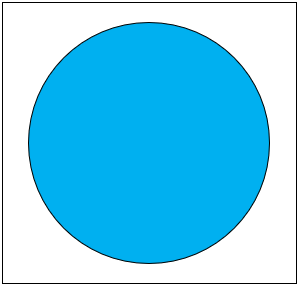
#> input picture image/original.PNG, 299 x 287 px, found by its file name
$ python comparison_RGB.py
#> lines starting #> are read from the running program, lines starting #| are printed output that depends on the picture
import cv2
import numpy as np

# Import image
image_original = cv2.imread('./image/original.png')
#> image_original is the input picture: shape (287, 299, 3); mean B, G, R 241.4, 207.7, 115
image_compare = cv2.imread('./image/3.png')
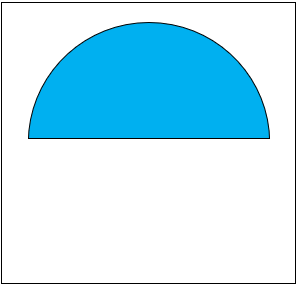
#> input picture image/3.PNG, 299 x 288 px, found by its file name
#> image_compare is the input picture: shape (288, 299, 3); mean B, G, R 246.1, 230.1, 186.3

# Resize image
image_original = cv2.resize(image_original, (250,250))
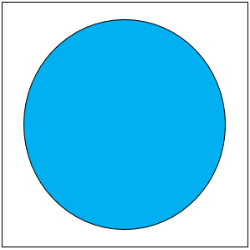
#> image_original: shape (250, 250, 3); mean B, G, R 241.5, 207.8, 115.1
image_compare = cv2.resize(image_compare, (250,250))
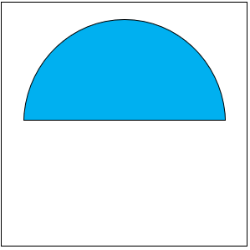
#> image_compare: shape (250, 250, 3); mean B, G, R 246.2, 230.2, 186.4

# Compare image
if image_original.shape == image_compare.shape:
    image_difference = cv2.subtract(image_original, image_compare)
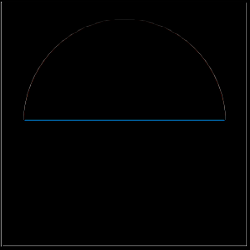
#> image_difference: shape (250, 250, 3); mean B, G, R 2, 1.8, 1.4
    b, g, r = cv2.split(image_difference)
    print("[b, g, r] = ", b, g, r)
#> (printed output is left out)
    if cv2.countNonZero(b) == 0 and cv2.countNonZero(g) == 0 and cv2.countNonZero(r) == 0:
        print("OK")
    else:
        print("Not OK !")
else:
    print("Shape not equal !")

# Show image
cv2.imshow("Original", image_original)
cv2.imshow("Image_Compare", image_compare)
cv2.imshow("Image_Difference", image_difference)

# Holding Window
cv2.waitKey(0)
cv2.destroyAllWindows()
